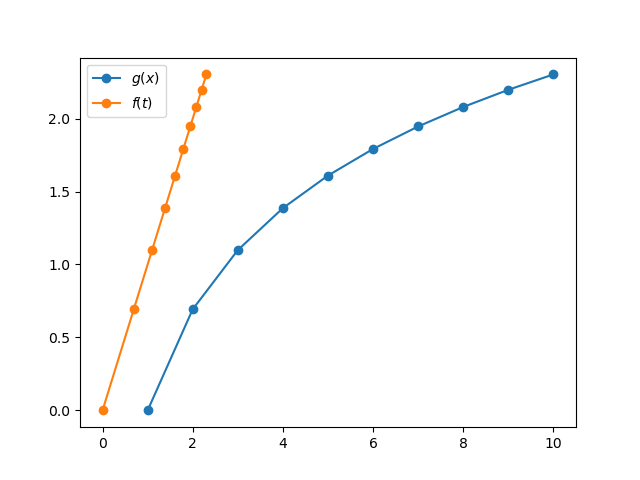

Source code (Python):
import numpy as np
import matplotlib.pyplot as plt

x = np.linspace(1, 10, 10)
f = np.log(x)

plt.plot(x, f, 'o-')
plt.plot(np.log(x), f, 'o-')

plt.legend([r'$g(x)$', r'$f(t)$'])

import os

file_dir = os.path.dirname(__file__)
print(file_dir)
# 保存
plt.savefig(os.path.join(file_dir, 'Hadamardlog.png'))

plt.show()